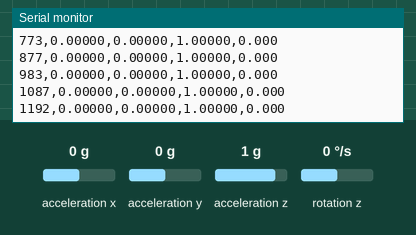
Simulated run of this sketch. Board: Arduino Uno, built with avr-gcc and run on an emulated ATmega328P. Parts: the last lines printed to the serial monitor. Wiring (from diagram.json): MPU-6050 motion sensor at I2C address 0x68. The test bench sets the inputs (shaded band); at power-on: acceleration x 0 g, acceleration y 0 g, rotation z 0 °/s, acceleration z 1 g.

Above: at 1.2 s.
1.3 s: acceleration x set to -1.4 g
At 1.3 s:
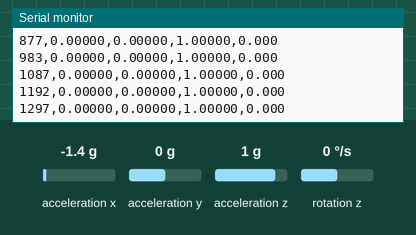
2.8 s: acceleration y set to -1.4 g
At 2.88 s:
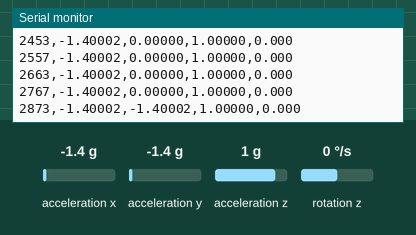
4.3 s: rotation z set to -192 °/s
At 4.35 s:
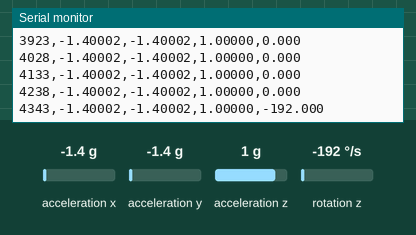
7.3 s: acceleration z set to -1.4 g
At 7.4 s:
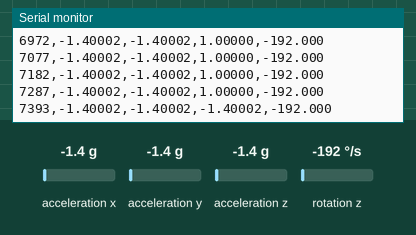
Timing chart, 0 to 9.8 s (numbered marks = the images above; inputs shaded):
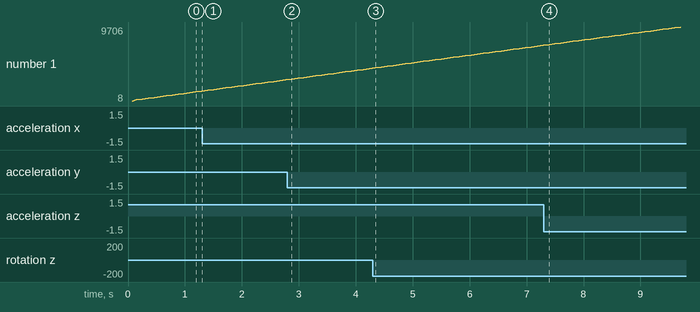

The sketch:

ph07-centripetal-acceleration.ino
```cpp
// @pin A4=A4
// @pin A5=A5
#include <Wire.h>
// @baud 9600
int16_t mpuRead16(byte reg) {
  Wire.beginTransmission(0x68);
  Wire.write(reg);
  Wire.endTransmission(false);
  Wire.requestFrom(0x68,(byte)2);
  byte high=Wire.read();
  byte low=Wire.read();
  // 한 식에 두 번 읽으면 순서가 정해지지 않습니다.
  return (int16_t)(((uint16_t)high<<8)|low);
}
void mpuWrite(byte reg,byte value) {
  Wire.beginTransmission(0x68);
  Wire.write(reg);
  Wire.write(value);
  Wire.endTransmission();
}
// @tunable samplingIntervalMs
unsigned long samplingIntervalMs=100;
void setup() {
  Serial.begin(9600);
  Wire.begin();
  mpuWrite(0x6B,0);
  Serial.println("time_ms,acceleration_x_g,acceleration_y_g,acceleration_z_g,gyro_z_dps");
}
void loop() {
  float ax=mpuRead16(0x3B)/16384.0f,ay=mpuRead16(0x3D)/16384.0f,az=mpuRead16(0x3F)/16384.0f;
  float gz=mpuRead16(0x47)/131.0f;
  Serial.print(millis());
  Serial.print(',');
  Serial.print(ax,5);
  Serial.print(',');
  Serial.print(ay,5);
  Serial.print(',');
  Serial.print(az,5);
  Serial.print(',');
  Serial.println(gz,3);
  delay(samplingIntervalMs);
}
```

Measured:
- after the input at 2.8 s, the serial monitor: prints a new line after 0.07 s (image 2)
- after the input at 4.3 s, the serial monitor: prints a new line at once (image 3)
- after the input at 7.3 s, the serial monitor: prints a new line after 0.09 s (image 4)
- plotted number 1: 4238 → 7287 after the input at 4.3 s
